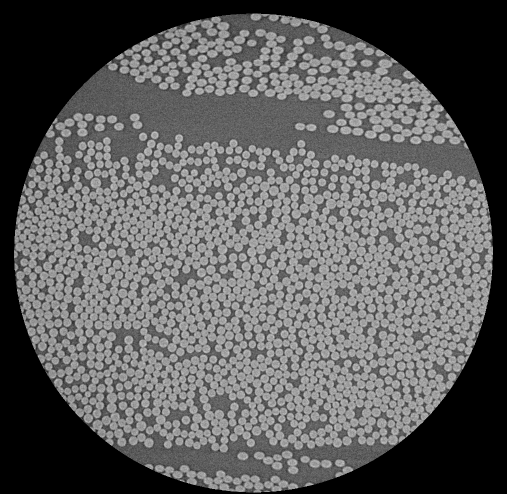
#> input picture Week3/data/CT_lab_high_res.png, 1013 x 988 px (shown at 1/2 size)
$ jupyter execute --allow-errors week3.ipynb
#> lines starting #> are read from the running program, lines starting #| are printed output that depends on the picture; long printed decimals are rounded
### functions.py
import cv2 as cv
import matplotlib.pyplot as plt
import numpy as np
import os
import skimage.io
import scipy.interpolate
import maxflow

from scipy.ndimage import convolve
from scipy.linalg import circulant
from scipy.signal import find_peaks
from skimage.draw import polygon2mask


############################ Week 1 ##########################################

# [391 lines left out: functions get_gray_image, gaussian_1D_kernel, gaussian_1D_grad, segmentation_length, smoothing_explicit, smoothing_implicit and 8 more, not called in this run]

################################## Week 3 ###########################################

def Rotation_translation_scale(P, Q):
    """
    Calculate the rotation matrix, translation vector, and scaling factor
    that transforms point set P to point set Q, considering both R and R.T.

    Parameters:
        P (numpy.ndarray): Original point set of shape (2, n)
        Q (numpy.ndarray): Transformed point set of shape (2, n)

    Returns:
        R (numpy.ndarray): Rotation matrix of shape (2, 2)
        t (numpy.ndarray): Translation vector of shape (2, 1)
        s (float): Scaling factor
    """

    # Calculate the scale
    mu_Q = np.mean(Q, axis=1).reshape(-1, 1) # mean of Q
    mu_P = np.mean(P, axis=1).reshape(-1, 1) # mean of P
    s = np.linalg.norm(Q - mu_Q) / np.linalg.norm(P - mu_P)

    # Calculate the rotation
    H = (Q - mu_Q) @ (P - mu_P).T
    U, _, Vt = np.linalg.svd(H)     # SVD decomposition and it will return the transpose of V therefore Vt
    R = Vt.T @ U.T
    R_T = R.T                       # Also consider the transpose of R

    # Calculate the translation for both rotations (this is done to ensure that we get the best rotational matrix)
    t = mu_Q - s * R @ mu_P
    t_T = mu_Q - s * R_T @ mu_P

    # Calculate the reconstructed points for both R and R_T
    Q_est = s * R @ P + t
    Q_est_T = s * R_T @ P + t_T

    # Calculate the reconstruction errors
    error_R = np.sum(np.linalg.norm(Q - Q_est, axis=0)**2)
    error_R_T = np.sum(np.linalg.norm(Q - Q_est_T, axis=0)**2)

    # Check determinant of R and R_T
    # Consider to add an abs value to allow for reflections
    assert np.isclose(np.linalg.det(R), 1.0, atol=1e-6), "Determinant of R is not 1, check for reflection or skew."
    assert np.isclose(np.linalg.det(R_T), 1.0, atol=1e-6), "Determinant of R_T is not 1, check for reflection or skew."

    # Choose the rotation with the minimum error
    if error_R <= error_R_T:
        return R, t, s
    else:
        return R_T, t_T, s

def lowe_matches(des1, des2, lowe_threshold=0.6):
    """
    Apply Lowe's ratio test to filter good matches.

    Parameters:
        des1 (numpy.ndarray): Descriptors from the first image.
        des2 (numpy.ndarray): Descriptors from the second image.
        lowe_threshold (float): Threshold for Lowe's ratio test to filter good matches.

    Returns:
        good_matches (list): List of good matches after applying Lowe's ratio test.
    """

    # cv.BFMatcher: This is the brute-force matcher. It takes the descriptor of one feature in first set and is matched with all other features in second set using some distance calculation.
    # cv.NORM_L2: This specifies that we use Euclidean distance (L2 norm) to measure similarity.
    # crossCheck=False: Allows one-way matching, meaning we consider all potential matches without requiring mutual agreement.
    bf = cv.BFMatcher(cv.NORM_L2, crossCheck=False)

    # knnMatch() finds the two closest matches (best and second-best) for each descriptor in des1 from des2.
    matches = bf.knnMatch(des1, des2, k=2)

    # Apply Lowe's ratio test to select good matches
    # m is the best match and n is the second best match to a given keypoint
    good_matches = []
    for m, n in matches:                            # m is the best match and n is the second best match
        if m.distance < lowe_threshold * n.distance:  # If the distance of the best match is less than the ratio times the distance of the second best match
            good_matches.append(m)

    return good_matches


def match_sift(image1, image2, lowe_threshold=0.6):
    """
    Match SIFT features between two images using Lowe's ratio test.

    Parameters:
        image1 (numpy.ndarray): First image.
        image2 (numpy.ndarray): Second image.
        lowe_threshold (float): Threshold for Lowe's ratio test to filter good matches.

    Returns:
        good_matches (list): List of good matches after applying Lowe's ratio test.
        points1 shape (n,2) (numpy.ndarray): Coordinates of matched keypoints in the first image.
        points2 shape (n,2) (numpy.ndarray): Coordinates of matched keypoints in the second image.
    """

    # Detect SIFT features and compute descriptors
    sift = cv.SIFT_create()
    kp1, des1 = sift.detectAndCompute(image1, None)
    kp2, des2 = sift.detectAndCompute(image2, None)

    # Apply Lowe's ratio test to filter good matches
    good_matches = lowe_matches(des1, des2, lowe_threshold)

    # Extract the coordinates of the good matches
    points1 = np.zeros((len(good_matches), 2), dtype=np.float32)
    points2 = np.zeros((len(good_matches), 2), dtype=np.float32)

    for i, match in enumerate(good_matches):
        points1[i, :] = kp1[match.queryIdx].pt
        points2[i, :] = kp2[match.trainIdx].pt

    return good_matches, points1, points2

################################# Week 4 ###########################################

# [206 lines left out: functions get_gauss_feat_im, get_gauss_feat_multi, im2col, ndim2col, split_labels_into_probabilities, permutation and 4 more, not called in this run]


def get_gray_image_float(image_path):
    """
    Converts an image path to a grayscale image in float format.

    Parameters:
        image_path (str): The image path.

    Returns:
        numpy.ndarray: The grayscale image as a float array.
    """
    # Read the image
    image = skimage.io.imread(image_path)

    # Check if the image is RGB and convert to grayscale if necessary
    if image.ndim == 3 and image.shape[2] == 3:
        image = skimage.color.rgb2gray(image)

    # Convert the image to float format
    return skimage.img_as_float(image)

# [78 lines left out: functions markov_segmentation, compute_and_plot_histogram, not called in this run]

################################## Week 6 ########################################################

"""
Helping functions for snakes.
Note that I have change the original functions, so the input is a N-by-2 array!
"""

# [309 lines left out: functions distribute_points, is_crossing, is_counterclockwise, remove_intersections, initialize_circle, get_means and 5 more, not called in this run]

### functions_solutions.py
import numpy as np
import matplotlib.pyplot as plt
from skimage.io import imread
# from scipy.ndimage import convolve
import cv2
from cv2 import filter2D
from skimage.feature import peak_local_max

#################### Week 2 ####################
# [131 lines left out: functions getGaussDerivative, get_gauss_derivatives, separable_filtering, detect_fibers, get_circles, not called in this run]


######################## Week 3 ########################

def get_transformation(p, q):
    '''
    Compute the transformation parameters of the equation:
        q = s * R @ p + t

    Parameters
    ----------
    p : numpy array
        2 x n array of points.
    q : numpy array
        2 x n array of points. p and q corresponds.

    Returns
    -------
    R : numpy array
        2 x 2 rotation matrix.
    t : numpy array
        2 x 1 translation matrix.
    s : float
        scale parameter.

    '''
    m_p = np.mean(p,axis=1, keepdims=True)
    m_q = np.mean(q,axis=1, keepdims=True)
    s = np.linalg.norm(q - m_q, axis=0).sum() / np.linalg.norm(p - m_p, axis=0).sum()
    C = (q - m_q) @ (p - m_p).T
    U, S, V = np.linalg.svd(C)

    R_ = U @ V
    R = R_ @ np.array([[1, 0],[0, np.linalg.det(R_)]])

    t = m_q - s * R @ m_p
    return R, t, s

# Robust transformation

def get_robust_transformation(p, q, thres = 3):
    '''
    Compute the transformation parameters of the equation:
        q = s * R @ p + t

    Parameters
    ----------
    p : numpy array
        2 x n array of points.
    q : numpy array
        2 x n array of points. p and q corresponds.

    Returns
    -------
    R : numpy array
        2 x 2 rotation matrix.
    t : numpy array
        2 x 1 translation matrix.
    s : float
        scale parameter.
    idx : numpy array
        index of the points in p and q that are inliers in the robust match

    '''

    R,t,s = get_transformation(p, q)

    q_1 = s * R @ p + t
    d = np.linalg.norm(q - q_1, axis=0)
    idx = np.where(d < thres)[0]
    print(idx)
    R,t,s = get_transformation(p[:,idx], q[:,idx])

    return R, t, s, idx


def match_SIFT(im1, im2, thres = 0.6):

    # Initiate SIFT detector
    sift = cv2.SIFT_create()

    # find the keypoints and descriptors with SIFT
    kp1, des1 = sift.detectAndCompute(im1,None)
    kp2, des2 = sift.detectAndCompute(im2,None)

    # BFMatcher with default params
    bf = cv2.BFMatcher()
    matches = bf.knnMatch(des1,des2,k=2)

    # Apply ratio test
    good_matches = []

    for m,n in matches:
        if m.distance/(n.distance+10e-10) < thres:
            good_matches.append([m])

    # Find coordinates
    pts_im1 = [kp1[m[0].queryIdx].pt for m in good_matches]
    pts_im1 = np.array(pts_im1, dtype=np.float32).T
    pts_im2 = [kp2[m[0].trainIdx].pt for m in good_matches]
    pts_im2 = np.array(pts_im2, dtype=np.float32).T
    return pts_im1, pts_im2


# [18 lines left out: function find_nearest, not called in this run]

### Week3/week3.ipynb
## Import

[cell 1]
import numpy as np
import matplotlib.pyplot as plt
import cv2 as cv

from scipy.ndimage import convolve, affine_transform
from skimage.feature import peak_local_max

import sys
sys.path.insert(1, '..')
from functions import *
from functions_solutions import *


PATH = 'data/'

<h3 style="color:green;">3.1.1 Rotation, translation and scale</h3>

You should implement a function that takes two point sets as input and returns the rotation, translation, and scale. To ensure that you have the correct implementation, you can make a set of random 2D points and ensure that you get the correct numbers out. You can follow this procedure

**1. Generate a random 2D point set P**

**2. Define variables for translation t, rotation R, and scale s, and decide on their values**

**3. Transform P using these parameters to obtain the point set Q**

**4. Plot these point sets using two different colors**

**5. Implement a function**

    The function should compute the parameters t′, rotation R′, and scale s′ from P and Q. Make sure that you get the exact same values.

[cell 2]
np.random.seed(0)
P = np.random.rand(2, 5)
print('Random numbers\n', P)

[cell 3]
t = np.array([0.5, 2]).reshape(-1, 1)

theta = np.pi / 4  # 45 degree rotation
R = np.array([[np.cos(theta), -np.sin(theta)],
              [np.sin(theta),  np.cos(theta)]])

s = 0.5

print(f'The translational vector is\n{t}\n')
print(f'The rotational matrix is\n{R}\n')
print(f'The scaling factor is\n{s}\n')

[cell 4]
Q = s * R @ P + t
print('Transformed points\n', Q)

[cell 5]
plt.figure()
plt.plot(P[0,:], P[1,:], 'ro', label='Original')
plt.plot(Q[0,:], Q[1,:], 'bo', label='Transformed')
plt.plot([P[0, :], Q[0, :]], [P[1, :], Q[1, :]], 'k--')

plt.legend()
plt.xlabel('X-axis')
plt.ylabel('Y-axis')
plt.title('Original and Transformed Points')
plt.show()
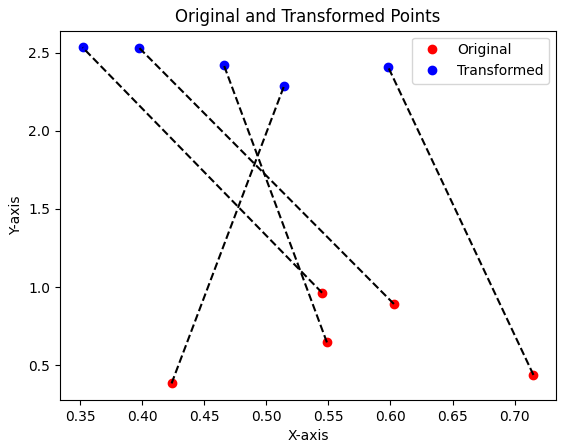
#> figure drawn by matplotlib, 1 panel

[cell 6]
# def Rotation_translation_scale(P, Q):
#     """
#     Calculate the rotation matrix, translation vector, and scaling factor
#     that transforms point set P to point set Q, considering both R and R.T.

#     Parameters:
#         P (numpy.ndarray): Original point set of shape (2, n)
#         Q (numpy.ndarray): Transformed point set of shape (2, n)

#     Returns:
#         R (numpy.ndarray): Rotation matrix of shape (2, 2)
#         t (numpy.ndarray): Translation vector of shape (2, 1)
#         s (float): Scaling factor
#     """

#     # Calculate the scale
#     mu_Q = np.mean(Q, axis=1).reshape(-1, 1) # mean of Q
#     mu_P = np.mean(P, axis=1).reshape(-1, 1) # mean of P
#     s = np.linalg.norm(Q - mu_Q) / np.linalg.norm(P - mu_P)

#     # Calculate the rotation
#     H = (Q - mu_Q) @ (P - mu_P).T
#     U, _, Vt = np.linalg.svd(H)     # SVD decomposition and it will return the transpose of V therefore Vt
#     R = Vt.T @ U.T
#     R_T = R.T                       # Also consider the transpose of R

#     # Calculate the translation for both rotations (this is done to ensure that we get the best rotational matrix)
#     t = mu_Q - s * R @ mu_P
#     t_T = mu_Q - s * R_T @ mu_P

#     # Calculate the reconstructed points for both R and R_T
#     Q_est = s * R @ P + t
#     Q_est_T = s * R_T @ P + t_T

#     # Calculate the reconstruction errors
#     error_R = np.sum(np.linalg.norm(Q - Q_est, axis=0)**2)
#     error_R_T = np.sum(np.linalg.norm(Q - Q_est_T, axis=0)**2)

#     # Check determinant of R and R_T
#     # Consider to add an abs value to allow for reflections
#     assert np.isclose(np.linalg.det(R), 1.0, atol=1e-6), "Determinant of R is not 1, check for reflection or skew."
#     assert np.isclose(np.linalg.det(R_T), 1.0, atol=1e-6), "Determinant of R_T is not 1, check for reflection or skew."

#     # Choose the rotation with the minimum error
#     if error_R <= error_R_T:
#         return R, t, s
#     else:
#         return R_T, t_T, s

[cell 7]
R_esti, t_esti, s_esti = Rotation_translation_scale(P, Q)

print(f'The estimated rotational matrix is\n{R_esti}\n')
print(f'The orginal rotational matrix is\n{R}\n')
print(f'The estimated translational vector is\n{t_esti}\n')
print(f'The orginal translational vector is\n{t}\n')
print(f'The estimated scaling factor is\n{s_esti}\n')
print(f'The orginal scaling factor is\n{s}\n')

print(f'Determinant of estimated R: {np.linalg.det(R_esti)}')

R_solution, t_solution, s_solution, idx_solution = get_robust_transformation(P, Q)
print(f'The solution rotational matrix is\n{R_solution}\n')
print(f'The solution translational vector is\n{t_solution}\n')
print(f'The solution scaling factor is\n{s_solution}\n')
print(f'The solution index is\n{idx_solution}\n')

[cell 8]
np.random.seed(0)
Q_noisy = Q + 0.02 * np.random.randn(*Q.shape)
R_esti_noisy, t_esti_noisy, s_esti_noisy = Rotation_translation_scale(P, Q_noisy)

print(f'The estimated noisy rotational matrix is\n{R_esti_noisy}\n')
print(f'The orginal rotational matrix is\n{R}\n')
print(f'The estimated noisy translational vector is\n{t_esti_noisy}\n')
print(f'The orginal translational vector is\n{t}\n')
print(f'The estimated noisy scaling factor is\n{s_esti_noisy}\n')
print(f'The orginal scaling factor is\n{s}\n')

print('Determinant of estimated noisy R:', np.linalg.det(R_esti_noisy))
print(f'The original Q is\n{Q}\n')
print(f'The noisy Q is\n{Q_noisy}\n')

print('norm', np.linalg.norm(Q_noisy - Q, axis=0))
R_solution_noisy, t_solution_noisy, s_solution_noisy, idx_solution_noisy = get_robust_transformation(P, Q_noisy, thres=0.02)
print(f'The solution noisy rotational matrix is\n{R_solution_noisy}\n')
print(f'The solution noisy translational vector is\n{t_solution_noisy}\n')
print(f'The solution noisy scaling factor is\n{s_solution_noisy}\n')
print(f'The solution index is\n{idx_solution}\n')

## 3.1.2 Compute and match SIFT

Here you should compute SIFT features in two images and match them using Euclidean distance between their descriptor vectors. You should
use the criterion by Lowe where a correct match is found, if the fraction between the closest feature vector and the second closest feature vector is less than a certain value, e.g. 0.6. There are functionality for matching features in both vlFeat and OpenCV that you can use. You can also implement your own matching function where you take e.g. scale and rotation into the matching criterion. You can follow this procedure.

**1. Create a transformed image**

    Do this by rotating, scaling, and cropping an image. We call the original image1 and the transformed image2.

**2. Compute SIFT features in the two images**

**3. Match the SIFT features**

    You can use the functionality for matching SIFT from vlFeat for MATLAB and OpenCV for Python.

**4. Display the match to see if the matching criterion is correct**

**5. Extract the coordinates of the matching keypoints**

**6. Use the function form before**

    Computing the rotation, translation, and scale from before to transform the set of key points found in image1 to the set of keypoints found in image2.

**7. Display image2 and plot the key points found in image2 and the transformed key points from image1**

**8. confirmed that the points match**

    you can try to match the CT-images of fibers at the three resolutions shown in Figure 3.1. Visualize the matching feature points by drawing lines between them e.g. as shown in Figure 3.2. This allows you to visually evaluate the matching.

[cell 9]
image1 = get_gray_image_float(PATH + 'CT_lab_high_res.png')*255
#> in get_gray_image_float, image is the input picture: shape (988, 1013) uint16; min 0, max 56436, mean 24016.1
print(np.min(image1), np.max(image1))
#| 0.0 219.595
# Create the rotation matrix with respect to the center
theta = np.pi / 4                    # 45 degree rotation
R = np.array([[np.cos(theta), -np.sin(theta)],
              [np.sin(theta),  np.cos(theta)]])

t = np.array([200, -100]).reshape(-1,1)

image2 = affine_transform(image1, np.hstack([R,t]))
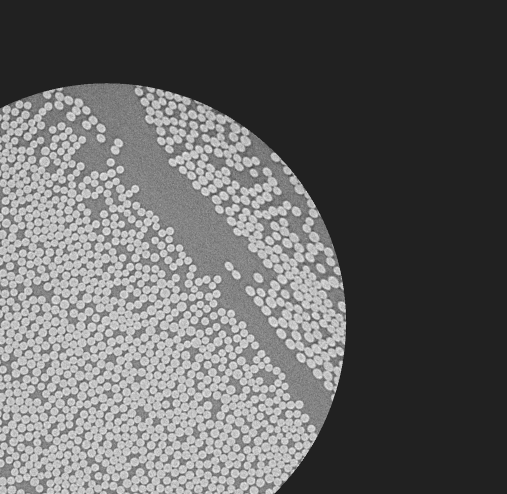
#> image2: shape (988, 1013) float64 (shown at 1/2 size); min -32.69, max 219, mean 64.9; drawn with min black and max white

# Scale the image
s = 1
image2 = s*image2

# Crop the image
index = (100, 600)
image2 = image2[index[0]:index[1], index[0]:index[1]]
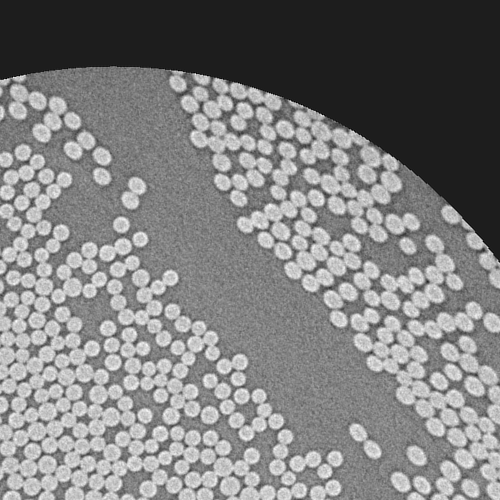
#> image2: shape (500, 500) float64; min -28.36, max 215.7, mean 93.1; drawn with min black and max white

# Update the plot
fig, ax = plt.subplots(1, 2, figsize=(10, 5))
ax[0].imshow(image1, cmap='gray')
ax[0].set_title('Original Image')
ax[1].imshow(image2, cmap='gray')
ax[1].set_title('Transformed Image')
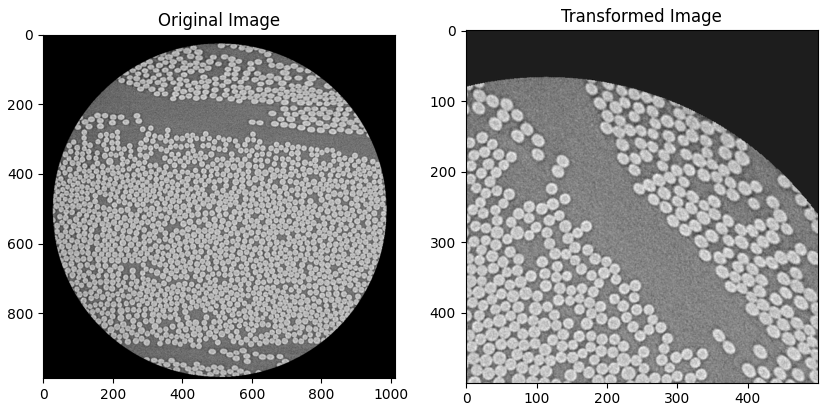
#> figure drawn by matplotlib, 2 panels

Here are some notes for the SIFT class in python

SIFT first detects keypoints, which are distinctive points in an image that are invariant to scale, rotation, and illumination (light tensity)

Around each keypoint, SIFT computes a 128-dimensional feature vector (descriptor). This vector represents the local gradient distribution in a 16×16 region around the keypoint, divided into smaller 4×4 regions. Each of these 4×4 regions has an 8-bin orientation histogram, resulting in 4 × 4 × 8 = 128 values.

The 128-dimensional descriptor is normalized to improve robustness against changes in lighting and contrast.

[cell 10]
# The code below should be used when you want to load images
"""
img1 = cv2.imread('image1.jpg', cv2.IMREAD_GRAYSCALE)
img2 = cv2.imread('image2.jpg', cv2.IMREAD_GRAYSCALE) """

image1 = cv.cvtColor((image1).astype(np.uint8), cv.IMREAD_GRAYSCALE)
#> image1: shape (988, 1013, 4)
image2 = cv.cvtColor((image2).astype(np.uint8), cv.IMREAD_GRAYSCALE)
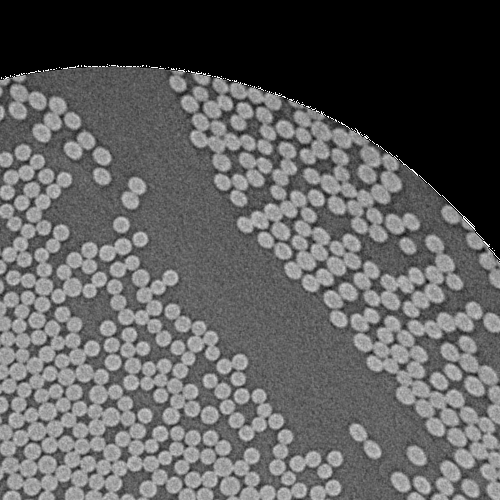
#> image2: shape (500, 500, 4); mean B, G, R, A 93.2, 93.2, 93.2, 255

#  Detect SIFT features and compute descriptors
sift = cv.SIFT_create()

# Detect keypoints find them and compute descriptors
kp1, des1 = sift.detectAndCompute(image1, None) # None is used since we do not have a mask (kp = keypoints) and (des = descriptors which are 128-dimensional vectors)
#> kp1 = 19141 keypoints; strongest (x, y, size): (895, 231, 5.5), (931, 290, 5), (594, 975, 2.8), (115, 412, 3.2)
kp2, des2 = sift.detectAndCompute(image2, None) # None is used since we do not have a mask (kp = keypoints) and (des = descriptors which are 128-dimensional vectors)
#> kp2 = 4051 keypoints; strongest (x, y, size): (366, 137, 2.5), (427, 281, 3.3), (20, 77, 5.8), (483, 250, 3.7)

# Draw the keypoints on the images with rich keypoints (which is keypoints with size and orientation)
image1_with_kp = cv.drawKeypoints(image1, kp1, None, flags=cv.DRAW_MATCHES_FLAGS_DRAW_RICH_KEYPOINTS) # DRAW_MATCHES_FLAGS_DRAW_RICH_KEYPOINTS: For each keypoint, the circle around keypoint with keypoint size and orientation will be drawn.
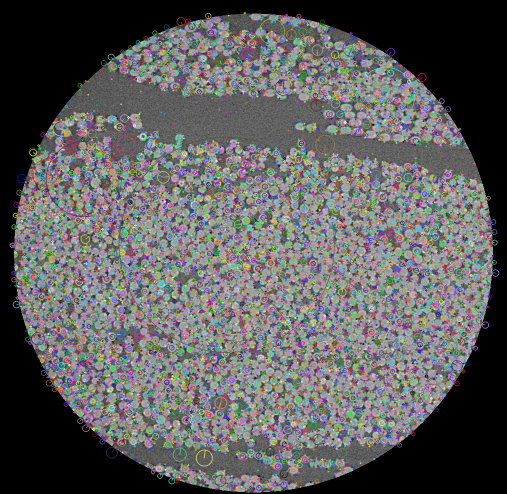
#> image1_with_kp: shape (988, 1013, 4) (shown at 1/2 size); mean B, G, R, A 93.2, 93, 93.2, 255
image2_with_kp = cv.drawKeypoints(image2, kp2, None, flags=cv.DRAW_MATCHES_FLAGS_DRAW_RICH_KEYPOINTS) # DRAW_MATCHES_FLAGS_DRAW_RICH_KEYPOINTS: For each keypoint, the circle around keypoint with keypoint size and orientation will be drawn.

fig, ax = plt.subplots(1, 2, figsize=(10, 5))
ax[0].imshow(image1_with_kp, cmap='gray')
ax[0].set_title('Image 1 with Keypoints')
ax[0].axis('off')
ax[1].imshow(image2_with_kp, cmap='gray')
ax[1].set_title('Image 2 with Keypoints')
ax[1].axis('off')
plt.tight_layout()
plt.show()
#> (the rest of the program and of its run is left out)
